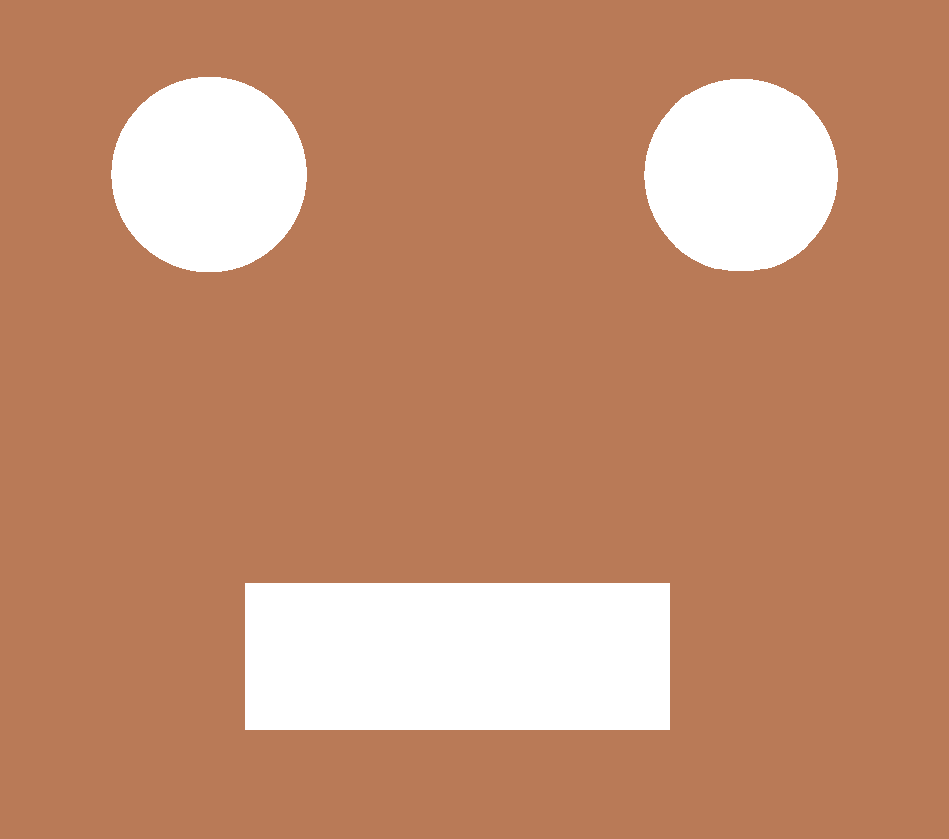
#> input picture image1/1.png, 949 x 839 px; its folder holds only this picture in this run
$ python main.py
#> lines starting #> are read from the running program, lines starting #| are printed output that depends on the picture; after the words box and inside, x2 and y2 are one past the last pixel; in counts of white or black regions, pixels touching at a corner belong together
import cv2 as cv
import glob


#initializing variables:
dist=0
xlist=[];ylist=[];alist=[]
nb = input("Please enter the number of the model you want from 1 to 3 :")
#> the answer given: 1
original_model= cv.imread("modele")
#loading all the images using glob.iglob function:
A=[]
B=[]
C=[]
for f in glob.iglob("image1/*"):
    image1 = cv.imread(f)
#> image1 is the input picture: shape (839, 949, 3); mean B, G, R 112.7, 142.3, 195.7
    A.append(image1)
for g in glob.iglob("image2/*"):
    image2 = cv.imread(g)
    B.append(image2)
for h in glob.iglob("image3/*"):
    image3 = cv.imread(h)
    C.append(image3)

#the first model
mod1 = cv.imread('modele/1.png')
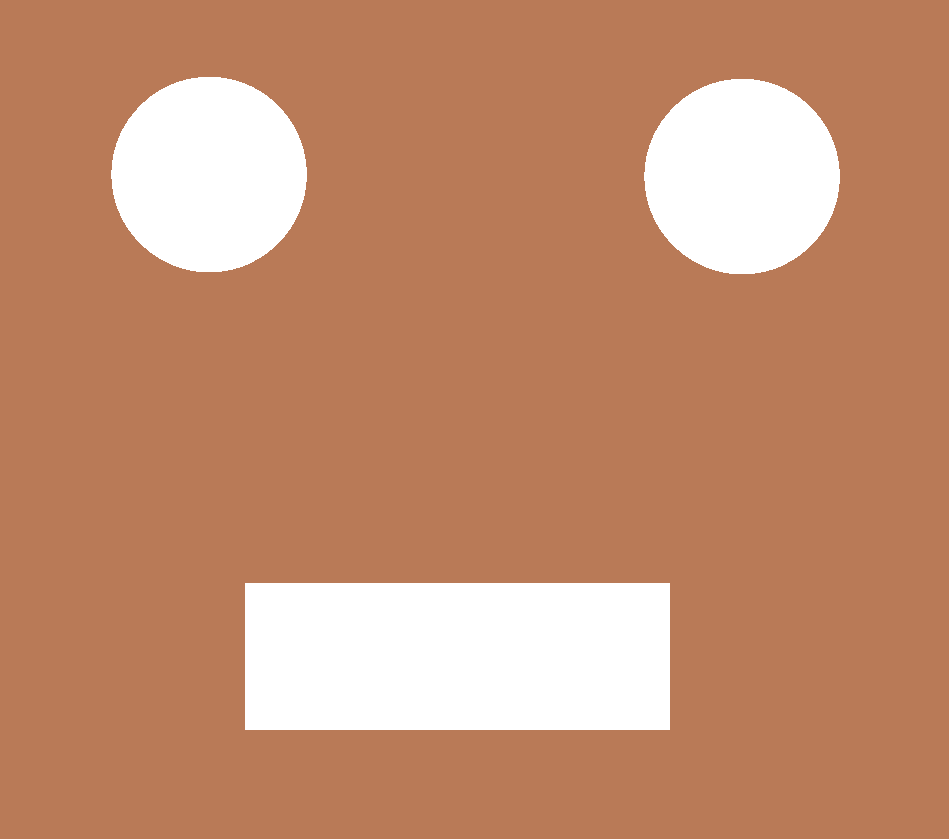
#> input picture modele/1.png, 949 x 839 px
#> mod1 is the input picture: shape (839, 949, 3); mean B, G, R 112.8, 142.5, 195.8
mod1 = cv.resize(mod1, None, fx= 0.8, fy= 0.8,interpolation=cv.INTER_CUBIC)
#> mod1: shape (671, 759, 3)
mod_gray1 = cv.cvtColor(mod1, cv.COLOR_BGR2GRAY)
mod_blur1 = cv.GaussianBlur(mod_gray1, (3,3),2 )
mod_canny1 = cv.Canny(mod_blur1,10,40)
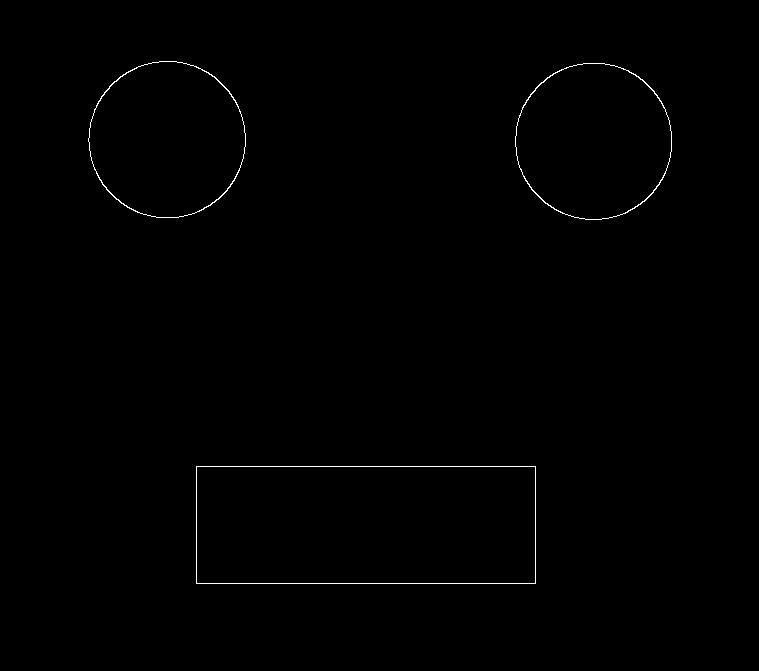
#> mod_canny1: shape (671, 759); 0.41% white in thin lines or dots, all inside (x1, y1, x2, y2) = (88, 61, 672, 584)
contour1, _ = cv.findContours(mod_canny1, cv.RETR_EXTERNAL, cv.CHAIN_APPROX_NONE)
#> contour1 = 3 contours; box (x1, y1, x2, y2) and area: (196, 466, 536, 584) 39663, (88, 61, 246, 218) 19228, (515, 63, 672, 220) 19226

#the second model
mod2 = cv.imread('modele/2.png')
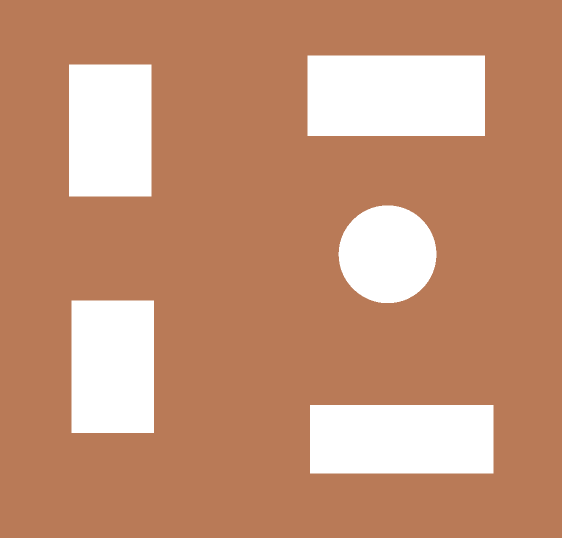
#> input picture modele/2.png, 1124 x 1076 px (shown at 1/2 size)
#> mod2 is the input picture: shape (1076, 1124, 3); mean B, G, R 118.2, 146.7, 198
mod2 = cv.resize(mod2, None, fx= 0.8, fy= 0.8,interpolation=cv.INTER_CUBIC)
#> mod2: shape (861, 899, 3)
mod_gray2 = cv.cvtColor(mod2, cv.COLOR_BGR2GRAY)
mod_blur2 = cv.GaussianBlur(mod_gray2, (3,3),2 )
mod_canny2 = cv.Canny(mod_blur2,10,40)
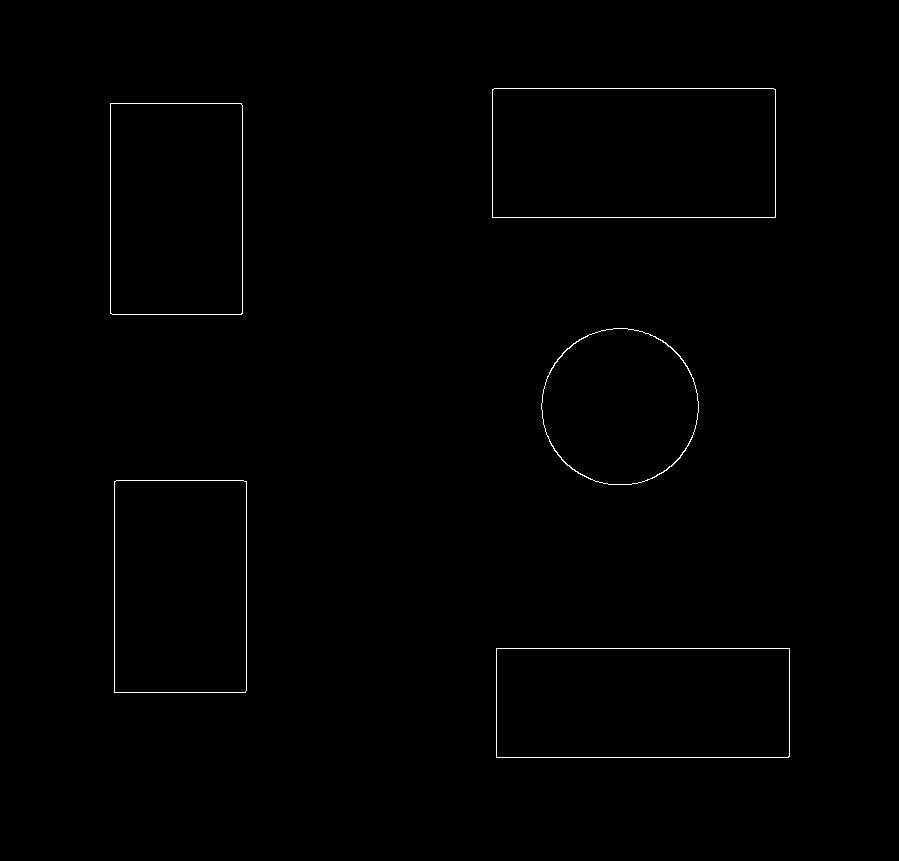
#> mod_canny2: shape (861, 899); 0.46% white in thin lines or dots, all inside (x1, y1, x2, y2) = (110, 88, 790, 758)
contour2, _ = cv.findContours(mod_canny2, cv.RETR_EXTERNAL, cv.CHAIN_APPROX_NONE)
#> contour2 = 5 contours; box (x1, y1, x2, y2) and area: (492, 88, 776, 218) 36504, (496, 648, 790, 758) 31936, (114, 480, 247, 693) 27978, (110, 103, 243, 315) 27848, (541, 328, 699, 485) 19223

#the third model
mod3 = cv.imread('modele/3.png')
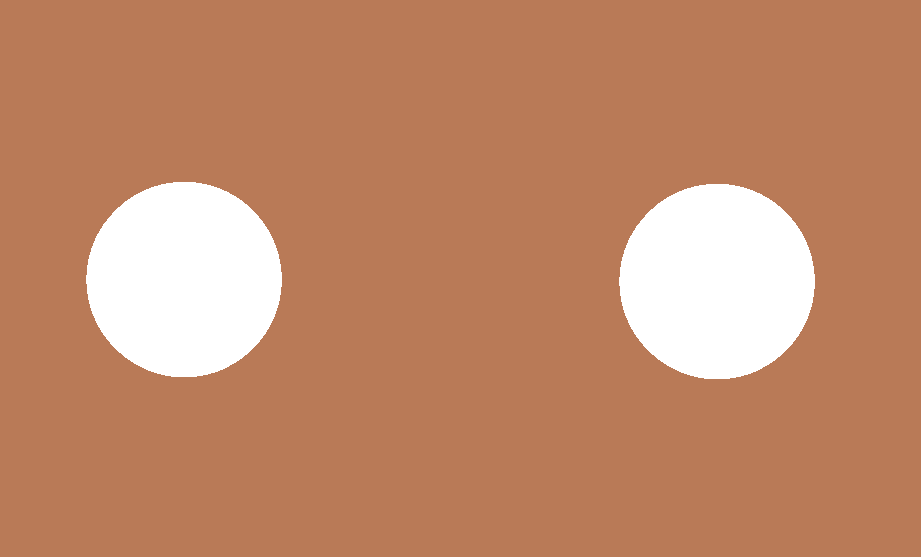
#> input picture modele/3.png, 921 x 557 px
#> mod3 is the input picture: shape (557, 921, 3); mean B, G, R 106.6, 137.5, 193.2
mod3 = cv.resize(mod3, None, fx= 0.8, fy= 0.8,interpolation=cv.INTER_CUBIC)
#> mod3: shape (446, 737, 3)
mod_gray3 = cv.cvtColor(mod3, cv.COLOR_BGR2GRAY)
mod_blur3 = cv.GaussianBlur(mod_gray3, (3,3),2 )
mod_canny3 = cv.Canny(mod_blur3,10,40)
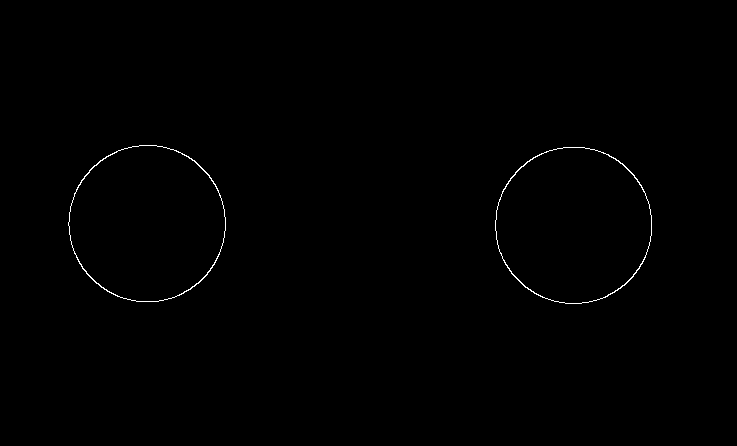
#> mod_canny3: shape (446, 737); 0.35% white in thin lines or dots, all inside (x1, y1, x2, y2) = (68, 145, 652, 304)
contour3, _ = cv.findContours(mod_canny3, cv.RETR_EXTERNAL, cv.CHAIN_APPROX_NONE)
#> contour3 = 2 contours; box (x1, y1, x2, y2) and area: (68, 145, 226, 302) 19228, (495, 147, 652, 304) 19226

#first model treatement
if nb=='1':
    f = open('coordonées_modèle.txt', 'w')
    f.write(f'MODEL N1  : \n')
    f.write(f'Number of forms : {len(contour1)} \n')
    f.close()
    print('MODEL N° 1 : ')
    print("Number of forms :", len(contour1))
#| Number of forms : 3
    for cnt in contour1:

        cv.drawContours(mod1, contour1, -1, (255, 0, 255), 2)
        area = cv.contourArea(cnt)
        peri = cv.arcLength(cnt, True)
        approx = cv.approxPolyDP(cnt, 0.02 * peri, True)
        x, y, w, h = cv.boundingRect(approx)
        cv.rectangle(mod1, (x, y), (x + w, y + h), (0, 255, 0), 3)
        nb_point = len(approx)
        if nb_point == 3:
            texte_form = 'Tri'
        elif nb_point == 4:
            dist = w / h
            if dist > 0.95 and dist < 1.05:texte_form = 'Carre'
            else:texte_form = 'Rectangle'
        else:texte_form = 'Cercle'
        print(texte_form, ": Largeur=", w, ",Longueur =", h, ",Position X=", x, ",Position Y=", y, ",Surface=", area)
        xlist.append(x)
        ylist.append(y)
        alist.append(area)
        f = open('coordonées_modèle.txt', 'a')
        f.write(f'{texte_form}: Largeur= {w},Longueur= {h},Position X= {x},Position Y= {y},Surface= {area} \n')
        f.close()
#> this loop made 3 passes
#> (area, peri, approx, x, y, w, h, nb_point) on pass 1: (39663, 912, [[196, 466], [196, 583], [535, 583], [535, 466]], 196, 466, 340, 118, 4)
#> (area, peri, x, y, w, h, nb_point, texte_form) on passes 2 to 3: (19226.5, 518, 516, 63, 156, 157, 8, 'Cercle'), (19227.5, 518.8, 90, 62, 155, 156, 8, 'Cercle')
#| Rectangle : Largeur= 340 ,Longueur = 118 ,Position X= 196 ,Position Y= 466 ,Surface= 39663.0
#| Cercle : Largeur= 156 ,Longueur = 157 ,Position X= 516 ,Position Y= 63 ,Surface= 19226.5
#| Cercle : Largeur= 155 ,Longueur = 156 ,Position X= 90 ,Position Y= 62 ,Surface= 19227.5
#> after the loop, alist = [39663, 19226.5, 19227.5]; xlist = [196, 516, 90]; ylist = [466, 63, 62]
    cv.imshow('Contour', mod1)

#second model treatement
elif nb=='2':
    f = open('coordonées_modèle.txt', 'w')
    f.write(f'MODEL N2  : \n')
    f.write(f'Number of forms: {len(contour2)} \n')
    f.close()
    print('MODEL N° 2 : ')
    print("Number of forms :", len(contour2))
    for cont2 in contour2:

        cv.drawContours(mod2, contour2, -1, (255, 0, 255), 2)
        area1 = cv.contourArea(cont2)
        peri1 = cv.arcLength(cont2, True)
        approx1 = cv.approxPolyDP(cont2, 0.02 * peri1, True)
        x1, y1, w1, h1 = cv.boundingRect(approx1)
        cv.rectangle(mod2, (x1, y1), (x1 + w1, y1 + h1), (0, 255, 0), 3)
        nb_point1 = len(approx1)
        if nb_point1 == 3:texte_form1 = 'Tri'
        elif nb_point1 == 4:
            dist1 = w1 / h1
            if dist > 0.95 and dist < 1.05: texte_form1 = 'Carre'
            else: texte_form1 = 'Rectangle'
        else: texte_form1 = 'Cercle'
        print(texte_form1, ": Largeur=", w1, ",Longueur =", h1, ",Position X=", x1, ",Position Y=", y1, ",Surface=", area1)
        xlist.append(x1)
        ylist.append(y1)
        alist.append(area1)
        f = open('coordonées_modèle.txt', 'a')
        f.write(f'{texte_form1}: Largeur= {w1},Longueur= {h1},Position X= {x1},Position Y= {y1},Surface= {area1} \n')
        f.close()
    cv.imshow('Contour2', mod2)

#Third model treatement
elif nb == '3':
    f = open('coordonées_modèle.txt', 'w')
    f.write(f'MODEL N3  : \n')
    f.write(f'Number of forms : {len(contour3)} \n')
    f.close()
    print('MODEL N° 3 : ')
    print("Number of forms :", len(contour3))
    for cont3 in contour3:
        cv.drawContours(mod3, contour3, -1, (255, 0, 255), 2)
        area2 = cv.contourArea(cont3)
        peri2 = cv.arcLength(cont3, True)
        approx2 = cv.approxPolyDP(cont3, 0.02 * peri2, True)
        x2, y2, w2, h2 = cv.boundingRect(approx2)
        cv.rectangle(mod3, (x2, y2), (x2 + w2, y2 + h2), (0, 255, 0), 3)
        nb_point2 = len(approx2)
        if nb_point2 == 3: texte_form2 = 'Tri'
        elif nb_point2 == 4:
            dist = w2 / h2
            if dist > 0.95 and dist < 1.05:texte_form2 = 'Carre'
            else:texte_form2 = 'Rectangle'
        else:texte_form2 = 'Cercle'
        print(texte_form2, ": Largeur=", w2, ",Longueur=", h2, ",Position X=", x2, ",Position Y=", y2, ",Surface=", area2)
        xlist.append(x2)
        ylist.append(y2)
        alist.append(area2)
        f = open('coordonées_modèle.txt', 'a')
        f.write(f'{texte_form2}: Largeur= {w2},Longueur= {h2},Position X= {x2},Position Y= {y2},Surface= {area2} \n')
        f.close()
    cv.imshow('Contour3', mod3)
else :
    print("invalid value")
#Treatement of first model images:

if nb == '1':
    for i in range (0,9):
        xlist1 = [];ylist1 = [];alist1 = []
#> (the run stopped early here; a loop or call above may not have finished)
